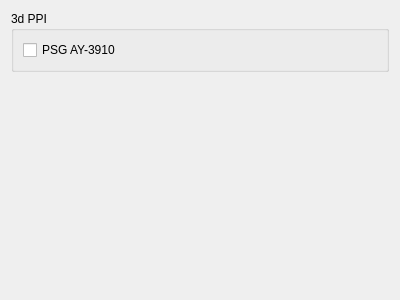
<?xml version="1.0" encoding="UTF-8"?>
<ui version="4.0">
 <class>KorvetConfigWidget</class>
 <widget class="QWidget" name="KorvetConfigWidget">
  <property name="geometry">
   <rect>
    <x>0</x>
    <y>0</y>
    <width>400</width>
    <height>300</height>
   </rect>
  </property>
  <property name="sizePolicy">
   <sizepolicy hsizetype="Preferred" vsizetype="Preferred">
    <horstretch>0</horstretch>
    <verstretch>0</verstretch>
   </sizepolicy>
  </property>
  <property name="windowTitle">
   <string notr="true">ApogeyConfigWidget</string>
  </property>
  <layout class="QVBoxLayout" name="verticalLayout_2">
   <item>
    <widget class="QGroupBox" name="ppi3GroupBox">
     <property name="sizePolicy">
      <sizepolicy hsizetype="Preferred" vsizetype="Preferred">
       <horstretch>1</horstretch>
       <verstretch>0</verstretch>
      </sizepolicy>
     </property>
     <property name="title">
      <string>3d PPI</string>
     </property>
     <layout class="QVBoxLayout" name="verticalLayout">
      <property name="spacing">
       <number>6</number>
      </property>
      <item>
       <widget class="QCheckBox" name="psgCheckBox">
        <property name="text">
         <string notr="true">PSG AY-3910</string>
        </property>
       </widget>
      </item>
     </layout>
    </widget>
   </item>
   <item>
    <spacer name="verticalSpacer">
     <property name="orientation">
      <enum>Qt::Vertical</enum>
     </property>
     <property name="sizeHint" stdset="0">
      <size>
       <width>20</width>
       <height>40</height>
      </size>
     </property>
    </spacer>
   </item>
  </layout>
 </widget>
 <resources/>
 <connections/>
</ui>
